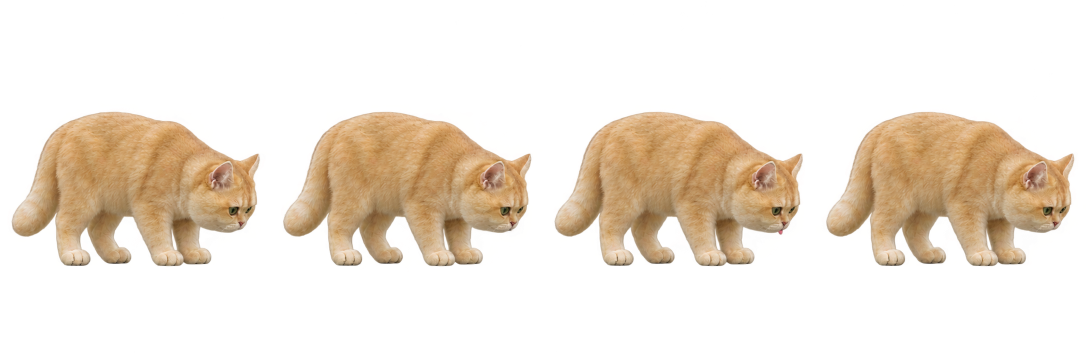
#> input picture art-source/equipment-feed.png, 2172 x 724 px (shown at 1/2 size); the run also reads 1 picture not shown here
$ python -i prepare_v14_assets.py   (imports and definitions only)
#> lines starting #> are read from the running program, lines starting #| are printed output that depends on the picture; after the words box and inside, x2 and y2 are one past the last pixel; in counts of white or black regions, pixels touching at a corner belong together
#> in row, im is the input picture: PIL image 2172x724 RGBA; mean R, G, B, A 67.7, 56.3, 37.8, 67.3
"""Register inspected generated equipment and grounded interaction poses."""
from pathlib import Path
import json
import sys
ROOT=Path(__file__).resolve().parents[1]
sys.path.insert(0,str(ROOT.parent/'build-deps'))
import cv2
import numpy as np
from PIL import Image

def clean(im):
    a=np.array(im.convert('RGBA'))
    _,labels,stats,_=cv2.connectedComponentsWithStats((a[:,:,3]>70).astype(np.uint8))
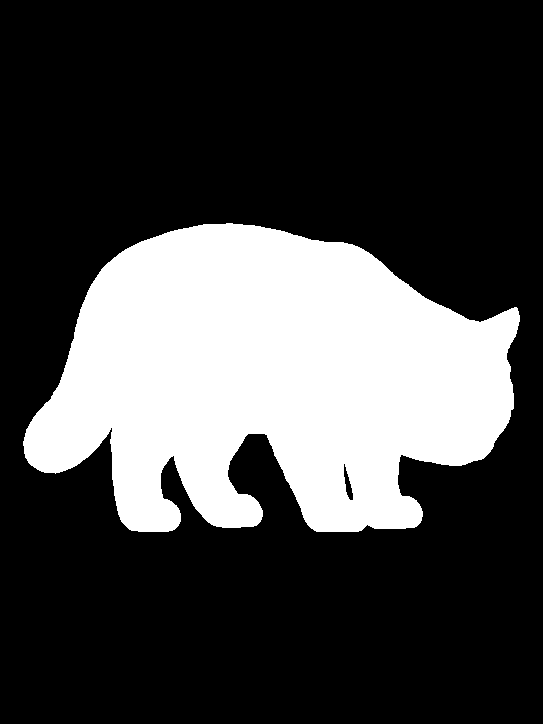
#> labels: shape (724, 543) int32; values 0 (black) and 1 (white), 26.8% white; 1 white region, box (x1, y1, x2, y2) and area: (23, 223, 520, 532) 105408
#> stats = [[0, 0, 543, 724, 287724], [23, 223, 497, 309, 105408]]
    main=1+int(np.argmax(stats[1:,cv2.CC_STAT_AREA]))
#> main = 1
    mask=cv2.dilate((labels==main).astype(np.uint8),np.ones((3,3),np.uint8))
#> mask: shape (724, 543); values 0 (black) and 1 (white), 27.4% white; 1 white region, box (x1, y1, x2, y2) and area: (22, 222, 521, 533) 107773
    a[:,:,3]=np.where(mask,a[:,:,3],0);a[a[:,:,3]<12]=0
#> after `a[:, :, 3] = np.where(mask, a[:, :, 3], 0)`: a: shape (724, 543, 4); mean R, G, B, A 67.1, 55.9, 38, 67.3
#> after `a[a[:, :, 3] < 12] = 0`: a: shape (724, 543, 4); mean R, G, B, A 52.9, 42.7, 30.7, 67.2
    im=Image.fromarray(a)
    return im.crop(im.getbbox())

assets=ROOT/'assets'
# [1 line that did not run here, left out]
def row(name,row,rows=2):
    im=Image.open(ROOT/'art-source'/name)
    return [clean(im.crop((round(c*im.width/4),round(row*im.height/rows),round((c+1)*im.width/4),round((row+1)*im.height/rows)))) for c in range(4)]
#> in clean (call 2), `_,labels,stats,_=cv2.connectedComponentsWithStats((a[:,:,3]>70).astype..`: labels: shape (724, 543) int32; values 0 (black) and 1 (white), 26.8% white; 1 white region, box (x1, y1, x2, y2) and area: (23, 224, 520, 532) 105303
#> in clean (call 2), `mask=cv2.dilate((labels==main).astype(np.uint8),np.ones((3,3),np.uint8))`: mask: shape (724, 543); values 0 (black) and 1 (white), 27.4% white; 1 white region, box (x1, y1, x2, y2) and area: (22, 223, 521, 533) 107662
#> in clean (call 2), `a[:, :, 3] = np.where(mask, a[:, :, 3], 0)`: a: shape (724, 543, 4); mean R, G, B, A 69.2, 57.5, 38.1, 67.2
#> in clean (call 2), `a[a[:, :, 3] < 12] = 0`: a: shape (724, 543, 4); mean R, G, B, A 52.6, 42.4, 30.3, 67.2
#> in clean (call 3), `_,labels,stats,_=cv2.connectedComponentsWithStats((a[:,:,3]>70).astype..`: labels: shape (724, 543) int32; values 0 (black) and 1 (white), 26.8% white; 1 white region, box (x1, y1, x2, y2) and area: (23, 224, 520, 532) 105287
#> in clean (call 3), `mask=cv2.dilate((labels==main).astype(np.uint8),np.ones((3,3),np.uint8))`: mask: shape (724, 543); values 0 (black) and 1 (white), 27.4% white; 1 white region, box (x1, y1, x2, y2) and area: (22, 223, 521, 533) 107650
#> in clean (call 3), `a[:, :, 3] = np.where(mask, a[:, :, 3], 0)`: a: shape (724, 543, 4); mean R, G, B, A 67, 55.6, 37.6, 67.2
#> in clean (call 3), `a[a[:, :, 3] < 12] = 0`: a: shape (724, 543, 4); mean R, G, B, A 52.7, 42.5, 30.6, 67.2
#> in clean (call 4), `_,labels,stats,_=cv2.connectedComponentsWithStats((a[:,:,3]>70).astype..`: labels: shape (724, 543) int32; values 0 (black) and 1 (white), 26.7% white; 1 white region, box (x1, y1, x2, y2) and area: (23, 224, 520, 532) 105111
#> in clean (call 4), `_,labels,stats,_=cv2.connectedComponentsWithStats((a[:,:,3]>70).astype..`: stats = [[0, 0, 543, 724, 288021], [23, 224, 497, 308, 105111]]
#> in clean (call 4), `mask=cv2.dilate((labels==main).astype(np.uint8),np.ones((3,3),np.uint8))`: mask: shape (724, 543); values 0 (black) and 1 (white), 27.3% white; 1 white region, box (x1, y1, x2, y2) and area: (22, 223, 521, 533) 107470
#> in clean (call 4), `a[:, :, 3] = np.where(mask, a[:, :, 3], 0)`: a: shape (724, 543, 4); mean R, G, B, A 67.3, 55.9, 37.5, 67.1
#> in clean (call 4), `a[a[:, :, 3] < 12] = 0`:
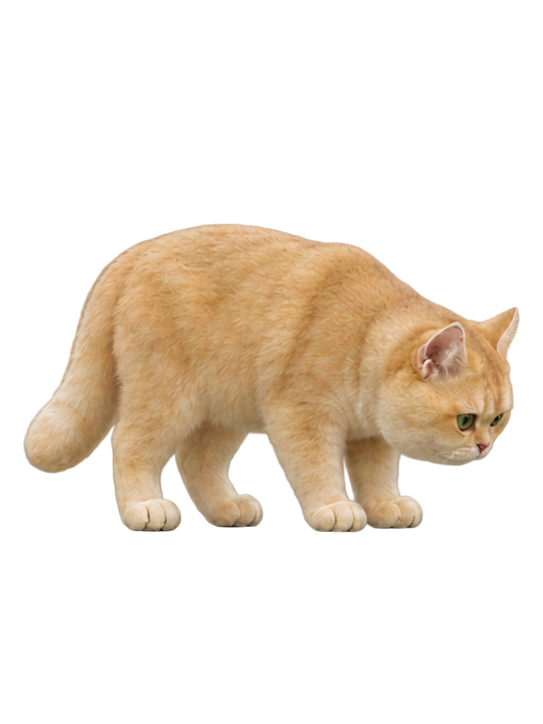
#> a: shape (724, 543, 4); mean R, G, B, A 52.6, 42.5, 30.6, 67.1; transparent parts drawn white

def save(name,poses,height,seconds):
    factor=min(height/max(p.height for p in poses),270/max(p.width for p in poses))
    frames=[]
    for i,p in enumerate(poses):
        p=p.resize((round(p.width*factor),round(p.height*factor)),Image.Resampling.LANCZOS)
        frame=Image.new('RGBA',(320,260));frame.alpha_composite(p,((320-p.width)//2,250-p.height))
        frame.save(assets/f'{name}-{i}.png');frames.append(frame)
    manifest[name].update(frames=4,bounds=list(frames[0].getbbox()),source_sheet='v14-equipment',seconds=seconds)

# [1 line not run here, left out]
care=row('equipment-feed.png',0,1)
#> care = 4 items
# [2 lines not run here, left out]
care=row('equipment-care.png',1)
#> call 2 of row, with name = 'equipment-care.png', row = 1, rows = 2
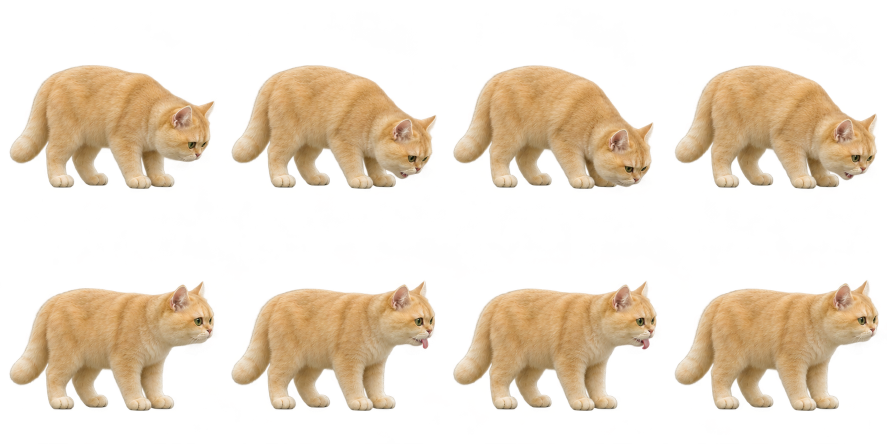
#> input picture art-source/equipment-care.png, 1774 x 887 px (shown at 1/2 size)
#> in row, im is the input picture: PIL image 1774x887 RGBA; mean R, G, B, A 89.7, 73.2, 51.3, 86.5
#> in clean (call 5), `_,labels,stats,_=cv2.connectedComponentsWithStats((a[:,:,3]>70).astype..`: labels: shape (443, 444) int32; values 0 (black) and 1 (white), 34.7% white; 1 white region, box (x1, y1, x2, y2) and area: (19, 119, 428, 378) 68262
#> in clean (call 5), `mask=cv2.dilate((labels==main).astype(np.uint8),np.ones((3,3),np.uint8))`: mask: shape (443, 444); values 0 (black) and 1 (white), 35.7% white; 1 white region, box (x1, y1, x2, y2) and area: (18, 118, 429, 379) 70213
#> in clean (call 5), `a[:, :, 3] = np.where(mask, a[:, :, 3], 0)`: a: shape (443, 444, 4); mean R, G, B, A 89.9, 74.5, 53.7, 86.6
#> in clean (call 5), `a[a[:, :, 3] < 12] = 0`: a: shape (443, 444, 4); mean R, G, B, A 70.9, 58.5, 42.5, 86.6
#> in clean (call 6), `_,labels,stats,_=cv2.connectedComponentsWithStats((a[:,:,3]>70).astype..`: labels: shape (443, 443) int32; values 0 (black) and 1 (white), 34.8% white; 1 white region, box (x1, y1, x2, y2) and area: (19, 118, 426, 378) 68330
#> in clean (call 6), `mask=cv2.dilate((labels==main).astype(np.uint8),np.ones((3,3),np.uint8))`: mask: shape (443, 443); values 0 (black) and 1 (white), 35.8% white; 1 white region, box (x1, y1, x2, y2) and area: (18, 117, 427, 379) 70303
#> in clean (call 6), `a[:, :, 3] = np.where(mask, a[:, :, 3], 0)`: a: shape (443, 443, 4); mean R, G, B, A 94.3, 75.6, 54.5, 86.9
#> in clean (call 6), `a[a[:, :, 3] < 12] = 0`: a: shape (443, 443, 4); mean R, G, B, A 71.1, 58.6, 42.6, 86.8
#> in clean (call 7), `_,labels,stats,_=cv2.connectedComponentsWithStats((a[:,:,3]>70).astype..`:
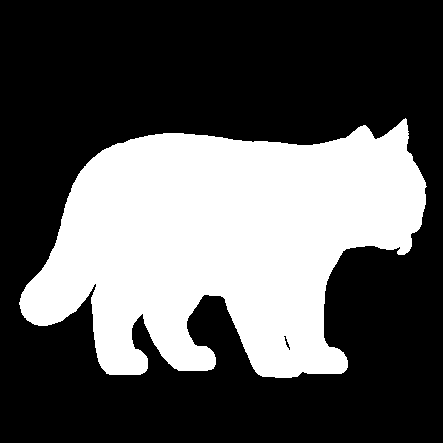
#> labels: shape (443, 443) int32; values 0 (black) and 1 (white), 34.7% white; 1 white region, box (x1, y1, x2, y2) and area: (19, 118, 427, 378) 68109
#> in clean (call 7), `_,labels,stats,_=cv2.connectedComponentsWithStats((a[:,:,3]>70).astype..`: stats = [[0, 0, 443, 443, 128140], [19, 118, 408, 260, 68109]]
#> in clean (call 7), `mask=cv2.dilate((labels==main).astype(np.uint8),np.ones((3,3),np.uint8))`: mask: shape (443, 443); values 0 (black) and 1 (white), 35.7% white; 1 white region, box (x1, y1, x2, y2) and area: (18, 117, 428, 379) 70068
#> in clean (call 7), `return im.crop(im.getbbox())`:
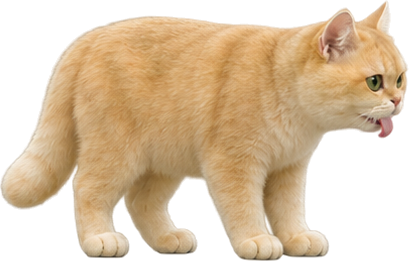
#> returned value: PIL image 409x261 RGBA; mean R, G, B, A 129.8, 107, 77.7, 159.2; transparent parts drawn white
#> in clean (call 8), `_,labels,stats,_=cv2.connectedComponentsWithStats((a[:,:,3]>70).astype..`:
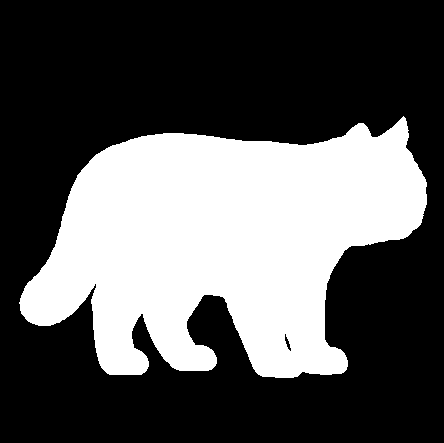
#> labels: shape (443, 444) int32; values 0 (black) and 1 (white), 34.6% white; 1 white region, box (x1, y1, x2, y2) and area: (19, 116, 427, 378) 67988
#> in clean (call 8), `_,labels,stats,_=cv2.connectedComponentsWithStats((a[:,:,3]>70).astype..`: stats = [[0, 0, 444, 443, 128704], [19, 116, 408, 262, 67988]]
#> in clean (call 8), `mask=cv2.dilate((labels==main).astype(np.uint8),np.ones((3,3),np.uint8))`: mask: shape (443, 444); values 0 (black) and 1 (white), 35.6% white; 1 white region, box (x1, y1, x2, y2) and area: (18, 115, 428, 379) 69942
#> in clean (call 8), `a[:, :, 3] = np.where(mask, a[:, :, 3], 0)`:
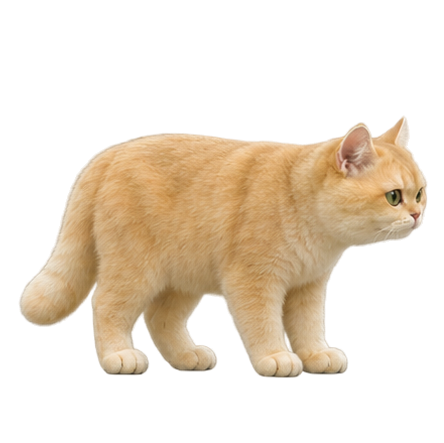
#> a: shape (443, 444, 4); mean R, G, B, A 93.4, 75.7, 55.1, 86.2; transparent parts drawn white
# [2 lines not run here, left out]
equipment={}
# [10 lines not run here, left out]
# [1 line that did not run here, left out]
# [4 lines not run here, left out]

>>> from PIL import Image
>>> picture = Image.open('../art-source/bridge_loaf_sleep.png')
>>> result = clean(picture)
